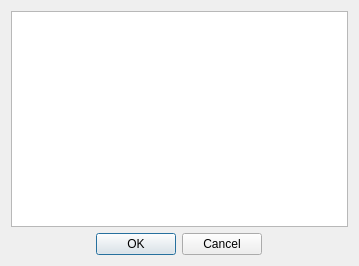
<?xml version="1.0" encoding="UTF-8"?>
<ui version="4.0">
 <class>SelectPath</class>
 <widget class="QDialog" name="SelectPath">
  <property name="geometry">
   <rect>
    <x>0</x>
    <y>0</y>
    <width>359</width>
    <height>266</height>
   </rect>
  </property>
  <property name="sizePolicy">
   <sizepolicy hsizetype="Fixed" vsizetype="Fixed">
    <horstretch>0</horstretch>
    <verstretch>0</verstretch>
   </sizepolicy>
  </property>
  <property name="windowTitle">
   <string>Укажите путь</string>
  </property>
  <property name="windowIcon">
   <iconset resource="resource.qrc">
    <normaloff>:/rec/img/explorer.png</normaloff>:/rec/img/explorer.png</iconset>
  </property>
  <layout class="QGridLayout" name="gridLayout">
   <item row="0" column="0">
    <layout class="QVBoxLayout" name="verticalLayout">
     <item>
      <widget class="QListView" name="listView"/>
     </item>
     <item alignment="Qt::AlignHCenter">
      <widget class="QDialogButtonBox" name="buttonBox">
       <property name="standardButtons">
        <set>QDialogButtonBox::Cancel|QDialogButtonBox::Ok</set>
       </property>
      </widget>
     </item>
    </layout>
   </item>
  </layout>
 </widget>
 <resources>
  <include location="resource.qrc"/>
 </resources>
 <connections/>
</ui>
